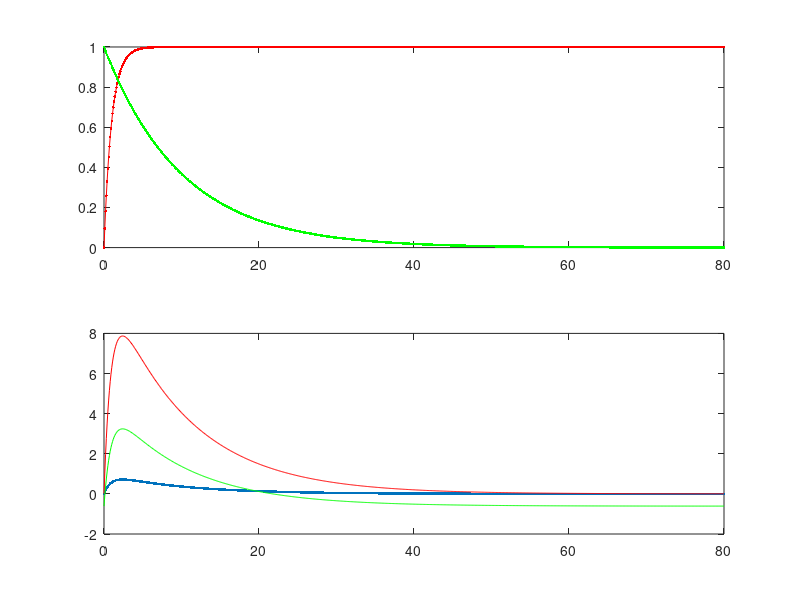

MATLAB code for this plot:

growth = 1; %growth rate of PSP filter
decay = 10; %decay rate of PSP filter



n = 0:.1:80;

g1 = 1-exp(-n/growth);
g2 = exp(-n/decay);

subplot(211)
plot(n, g1, 'r.-', n, g2, 'g.-')
subplot(212)
plot(n, g1.*g2, '.-')

gprod = g1.*g2;
g = 1000*gprod/sum(gprod);
hold on
plot(n, g, 'r')
plot(n, normalize(gprod), 'g')
hold off


% conv_start=0;
% 
% %the PSP function is pretty much back at zero by the time time=4*decay
% 
% conv_tot=4*decay;
% 
% temp = 0;
% for i=1:conv_tot+1
% 	convf(i)= 1 - exp(-(i/growth))*exp(-i/decay);
% 	temp = temp + convf(i);
% end
% 
% for i=1:conv_tot
% 	convf2(i) = 1000.0*convf(i)/temp;
% end
% 
% plot(convf2)